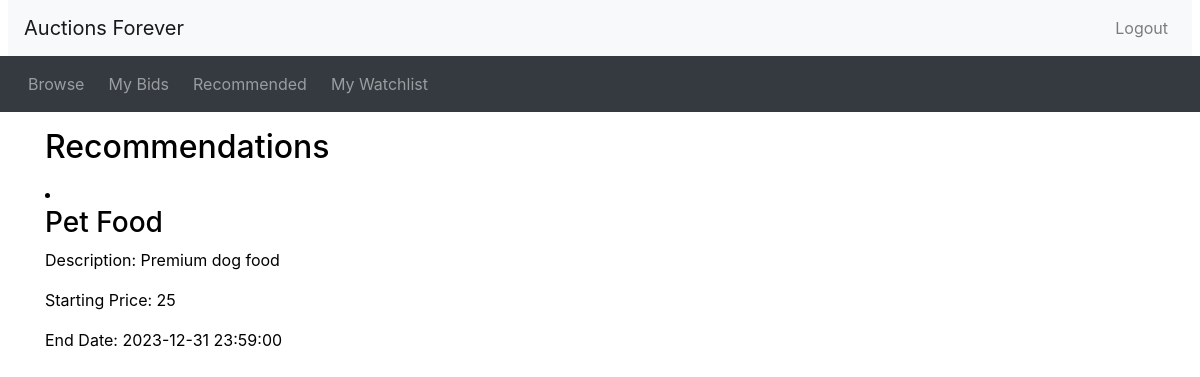
Page /recommendations.php (signed in) on the committed database.
### tables this page shows
CREATE TABLE `AuctionItem` (
  `ItemAuctionID` int(4) NOT NULL,
  `Title` text NOT NULL,
  `SellerID` int(4) NOT NULL,
  `CategoryID` int(4) NOT NULL,
  `Description` text NOT NULL,
  `StartingPrice` int(11) NOT NULL,
  `ReservePrice` int(11) NOT NULL,
  `EndDate` datetime NOT NULL
);

### recommendations.php (the view, shortened to what this page needs)
<?php include_once("header.php")?>
<div class="container">
    <h2 class="my-3">Recommendations</h2>
    <?php
    include 'db_connect.php';
    if (isset($_SESSION['logged_in']) && $_SESSION['logged_in'] == true && $_SESSION['account_type'] == 'buyer') {
        $UserID = $_SESSION['username'];
        $stmt = $connection->prepare('SELECT BuyerID FROM Buyer WHERE UserID = ?');
        $stmt->bind_param("i", $UserID);
        $stmt->execute();
        $result1 = $stmt->get_result();
        if ($result1->num_rows == 0) {
            echo "You are not a buyer.";
        } else {
            $row1 = $result1->fetch_assoc();
            $BuyerID = $row1['BuyerID'];
            $stmt = $connection->prepare("SELECT DISTINCT ItemAuctionID FROM Bid WHERE BuyerID = ?");
            $stmt->bind_param("i", $BuyerID);
            $stmt->execute();
            $result2 = $stmt->get_result();
            while ($row2 = $result2->fetch_assoc()) {
                $ItemAuctionID = $row2['ItemAuctionID'];
                $stmt = $connection->prepare("SELECT DISTINCT BuyerID FROM Bid WHERE ItemAuctionID = ? AND BuyerID != ?");
                $stmt->bind_param("ii", $ItemAuctionID, $BuyerID);
                $stmt->execute();
                $result3 = $stmt->get_result();
                while ($row3 = $result3->fetch_assoc()) {
                    $buyerID = $row3['BuyerID'];
                    $stmt = $connection->prepare("SELECT DISTINCT ItemAuctionID FROM Bid WHERE BuyerID = ? AND ItemAuctionID != ?");
                    $stmt->bind_param("ii", $buyerID, $ItemAuctionID);
                    $stmt->execute();
                    $result4 = $stmt->get_result();
                    if ($result4->num_rows > 0) {
                        while ($row4 = $result4->fetch_assoc()) {
                            $itemAuctionID = $row4["ItemAuctionID"];
                            $stmt = $connection->prepare("SELECT Title, Description, StartingPrice, EndDate From AuctionItem WHERE ItemAuctionID = ?");
                            $stmt->bind_param("i", $itemAuctionID);
                            $stmt->execute();
                            $result = $stmt->get_result();
                            while ($row = $result->fetch_assoc()) {
                                echo "<li>";
                                echo "<h3>" . htmlspecialchars($row['Title']) . "</h3>";
                                echo "<p>Description: " . htmlspecialchars($row['Description']) . "</p>";
                                echo "<p>Starting Price: " . htmlspecialchars($row['StartingPrice']) . "</p>";
                                echo "<p>End Date: " . htmlspecialchars($row['EndDate']) . "</p>";
                                echo "</li>";
                            }
                        }
                    }
                }
            }
        }
    } else {
        echo "You do not have access.";
    }
    ?>
</div>

### css/custom.css (style rules this page uses)
body, body * { color: rgb(158, 36, 240); }
body { color: rgb(255, 186, 230); background-color: rgb(255, 186, 230); }

### header.php (style rules this page uses)
body, body * { color: rgb(0, 0, 0); }
body { color: rgb(0, 0, 0); background-color: rgb(255, 255, 255); }

### rows in the picture
auctionitem: Title "Pet Food", Description "Premium dog food", StartingPrice "25", EndDate "2023-12-31 23:59:00"
